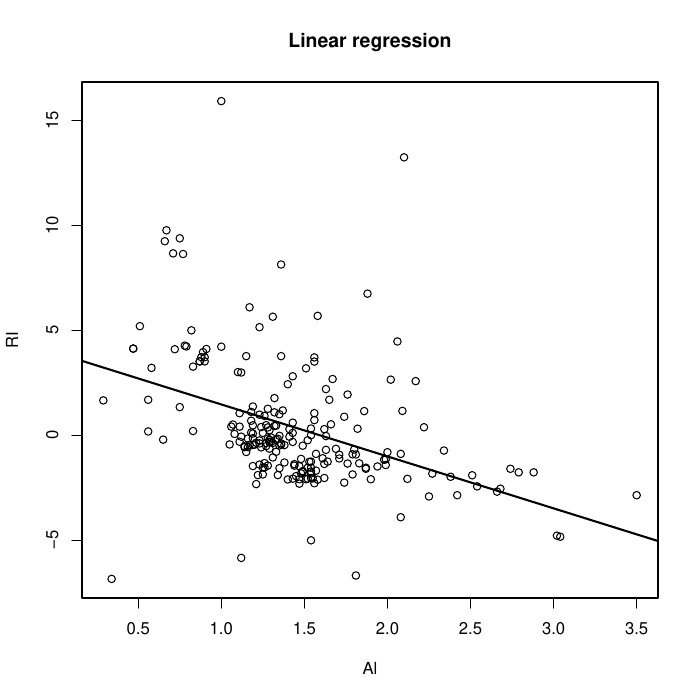

Source code (R):
#!/usr/bin/env Rscript

library(matlib)
library(tibble)
library(dplyr)
library(npreg)

source("kernelreg.R")

glass <- read.table("glass.dat")
glass <- tibble(glass)
print(glass)

pdf("glass.pdf")

# Plot data
plot(glass$Al, glass$RI, xlab = "Al", ylab = "RI")
abline(lm(RI ~ Al, data = glass), lwd = 2)
title("Linear regression")

n <- length(glass$RI)


# Kernel regression
x <- seq(0, 3.5, length.out = 100)
H <- seq(0.05, 0.2, 0.005)
CV0 <- sapply(H, function(h) { CV(glass$Al, glass$RI, h, degree = 0) })
plot(H, CV0, type = "l", xlab = "h", ylab = "OCV")
title("Cross-Validation error (kernel regression)")
h0 <- H[which.min(CV0)]
sprintf("Kernel regression: h = %f, CV = %f", h0, min(CV0, na.rm = TRUE))

glass.kreg <- kernelreg(x, glass$Al, glass$RI, h0)
plot(glass$Al, glass$RI, xlab = "Al", ylab = "RI")
lines(x, glass.kreg$y, lwd = 2)
title("Kernel regression")

reg <- kernelreg(glass$Al, glass$Al, glass$RI, h0)
E0 <- glass$RI - reg$y
# print(sum(E0^2))
nu0 <- tr(reg$L)
nnu0 <- tr(t(reg$L) %*% reg$L)
sigma02 <- sum(E0^2) / (n - 2*nu0 + nnu0)
sprintf("sigma^2 = %f", sigma02)


# Local linear regression
H <- seq(0.2, 0.35, 0.005)
CV1 <- sapply(H, function(h) { CV(glass$Al, glass$RI, h, degree = 1) })
plot(H, CV1, type = "l", xlab = "h", ylab = "OCV")
title("Cross-Validation error (local linear regression)")
h1 <- H[which.min(CV1)]
sprintf("Local linear regression: h = %f, CV = %f", h1, min(CV1))

glass.kreg1 <- kernelregpoly(x, glass$Al, glass$RI, h1, degree = 1)
plot(glass$Al, glass$RI, xlab = "Al", ylab = "RI")
lines(x, glass.kreg1$y, lwd = 2)
title("Local linear regression")

reg1 <- kernelregpoly(glass$Al, glass$Al, glass$RI, h0, degree = 1)
E1 <- glass$RI - reg1$y
# print(sum(E1^2))
nu1 <- tr(reg1$L)
nnu1 <- tr(t(reg1$L) %*% reg1$L)
sigma12 <- sum(E1^2) / (n - 2*nu1 + nnu1)
sprintf("sigma^2 = %f", sigma12)


# Spline regression
glass.ss <- ss(glass$Al, glass$RI, all.knots = TRUE, method = "OCV")
print(glass.ss)
sprintf("sigma^2 = %f", glass.ss$sigma^2)

plot(glass$Al, glass$RI, xlab = "Al", ylab = "RI")
lines(glass.ss, lwd = 2)
title("Cubic spline regression")


plot(glass$Al, glass$RI, xlab = "Al", ylab = "RI")
abline(lm(RI ~ Al, data = glass), lwd = 2, lty = "dashed")
lines(x, glass.kreg$y, lwd = 2, col = "red")
lines(x, glass.kreg1$y, lwd = 2, col = "green")
lines(glass.ss, lwd = 2, col = "blue")


dev.off()
